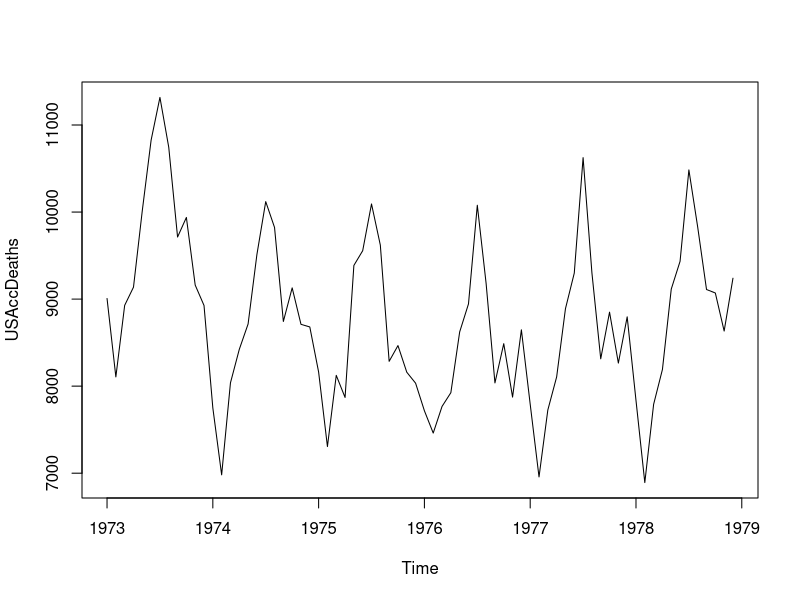
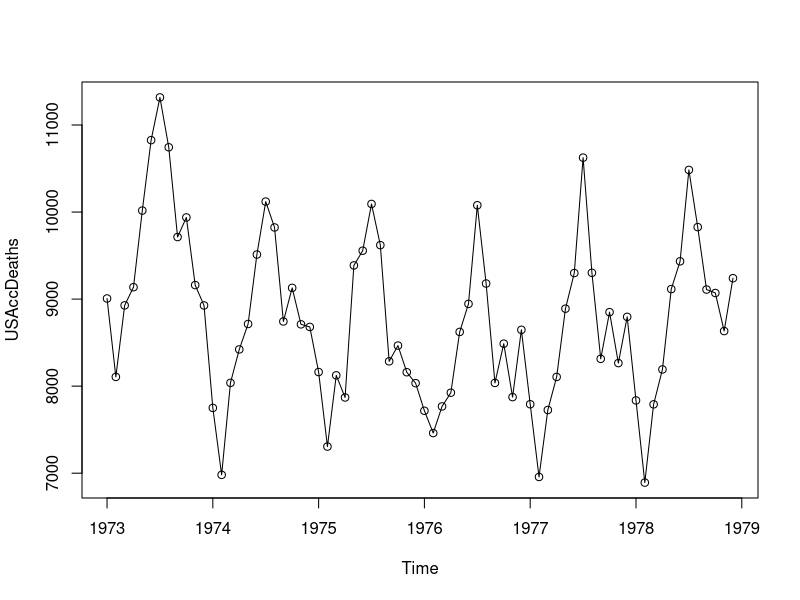
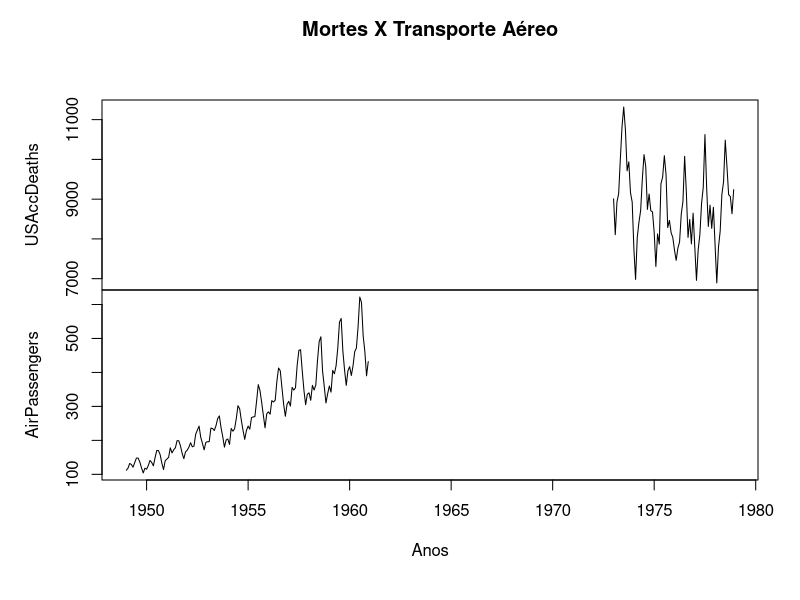

Generate these figures, in order, with R:
## ---- chunk 1
knitr::opts_chunk$set(echo = TRUE)
## ---- chunk 2
plot(USAccDeaths)
## ---- chunk 3
summary(USAccDeaths)
## ---- chunk 4
plot(USAccDeaths, type='o')
## ---- chunk 5
plot.ts(cbind(USAccDeaths, AirPassengers), main='Mortes X Transporte Aéreo', xlab='Anos')
